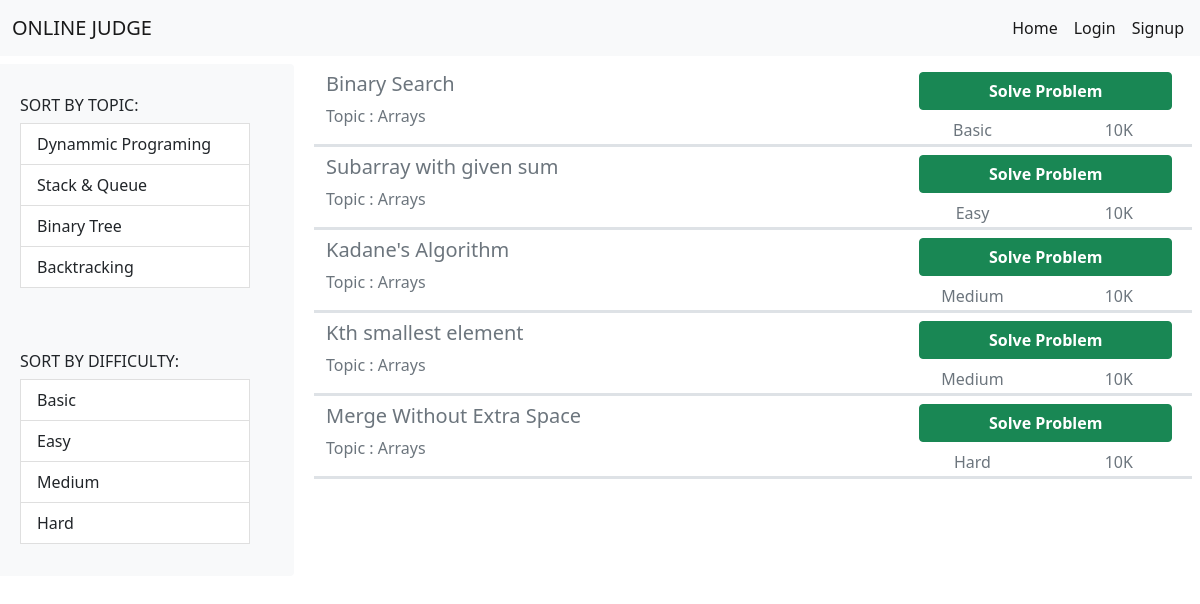
Screenshot of /online_judge/home with the database file from the repository.
### online_judge/models.py (models this page shows, shortened)
class Problem(models.Model):
    problemId = models.IntegerField(primary_key=True)
    title = models.CharField(null=False, max_length=200)
    description = models.CharField(null=False, max_length=2000)
    difficulty = models.CharField(null=False, max_length=10)
    solved = models.BooleanField(default=False)
    score = models.IntegerField(default=0)
    topic = models.CharField(null=False, max_length=30)

### online_judge/views.py (the view)
# urls.py: 2. Add a URL to urlpatterns:  path('', views.home, name='home')
def home(request):
    problems = Problem.objects.all()
    return render(request, 'pages/home.html', {'problems': problems})

### online_judge/templates/pages/home.html (shortened to what this page needs)
<!DOCTYPE html>
<html>
<head>
    <link href="https://cdn.jsdelivr.net/npm/bootstrap@5.1.3/dist/css/bootstrap.min.css" rel="stylesheet">
</head>
<body>
    <nav class="navbar navbar-expand-lg navbar-light bg-light">
        <div class="container-fluid">
            <a class="navbar-brand" href="#">ONLINE JUDGE</a>
        </div>
        <div class="collapse navbar-collapse align-items-right mx-2" id="navbarScroll">
            <div class="d-flex">
                <ul class="navbar-nav me-auto my-2 my-lg-0 navbar-nav-scroll" style="--bs-scroll-height: 100px;">
                    <li class="nav-item">
                        <a class="nav-link active" aria-current="page" href="home">Home</a>
                    </li>
                    {% if user.is_authenticated %}
                    <li class="nav-item">
                        <a class="nav-link active" aria-current="page" href="profile">{{ user.username }}</a>
                    </li>
                    <li class="nav-item">
                        <a class="nav-link active" aria-current="page" href="logout">Logout</a>
                    </li>
                    {% else %}
                    <li class="nav-item">
                        <a class="nav-link active" aria-current="page" href="login">Login</a>
                    </li>
                    <li class="nav-item">
                        <a class="nav-link active" aria-current="page" href="signup">Signup</a>
                    </li>
                    {% endif %}
                </ul>
            </div>
        </div>
    </nav>
    <div class="row mt-2">
        <div class="list-group col-3 bg-light">
            <div class="" style="padding: 2em;">
                <h6 class="h6">SORT BY TOPIC:</h6>
                <a class="list-group-item list-group-item-action" href="#list-item-1">Dynammic Programing</a>
                <a class="list-group-item list-group-item-action" href="#list-item-2">Stack & Queue</a>
                <a class="list-group-item list-group-item-action" href="#list-item-3">Binary Tree</a>
                <a class="list-group-item list-group-item-action" href="#list-item-4">Backtracking</a>
            </div>
            <div class="" style="padding: 2em;">
                <h6 class="h6">SORT BY DIFFICULTY:</h6>
                <a class="list-group-item list-group-item-action" href="#list-item-1">Basic</a>
                <a class="list-group-item list-group-item-action" href="#list-item-2">Easy</a>
                <a class="list-group-item list-group-item-action" href="#list-item-3">Medium</a>
                <a class="list-group-item list-group-item-action" href="#list-item-4">Hard</a>
            </div>
        </div>
        <div class="col-9" style="height:500px;overflow: scroll;">
            {% for problem in problems %}
            <div class=" row border-bottom border-3 mx-2">
                <div class=" col-8 ">
                    <h5 class="h5 text-muted my-2 ">{{ problem.title }}</h5>
                    <p class="text-muted ">Topic : {{ problem.topic }}</p>
                </div>
                <div class=" col-4 ">
                    <div class="d-grid gap-2 my-2 mx-2 ">
                        <button class="btn btn-success " type="button "><b><a id="solve" href="problem/{{problem.problemId}}">Solve Problem</a></b></button>
                    </div>
                    <div>
                        <div class="row ">
                            <div class="col-6 " style="text-align: center; ">
                                <p class=" text-muted " style="display: inline; ">{{ problem.difficulty }}</p>
                            </div>
                            <div class="col-6 " style="text-align: center; ">
                                <p class=" text-muted " style="display: inline; ">10K</p>
                            </div>
                        </div>
                    </div>
                </div>
            </div>
            {% endfor %}
        </div>
    </div>
</body>
</html>

### online_judge/templates/pages/home.html (style rules this page uses)
#solve { text-decoration: none; color: white; }

### rows the page displays
Problem: title "Binary Search", topic "Arrays", difficulty "Basic"
Problem: title "Subarray with given sum", topic "Arrays", difficulty "Easy"
Problem: title "Kadane's Algorithm", topic "Arrays", difficulty "Medium"
Problem: title "Kth smallest element", topic "Arrays", difficulty "Medium"
Problem: title "Merge Without Extra Space", topic "Arrays", difficulty "Hard"
